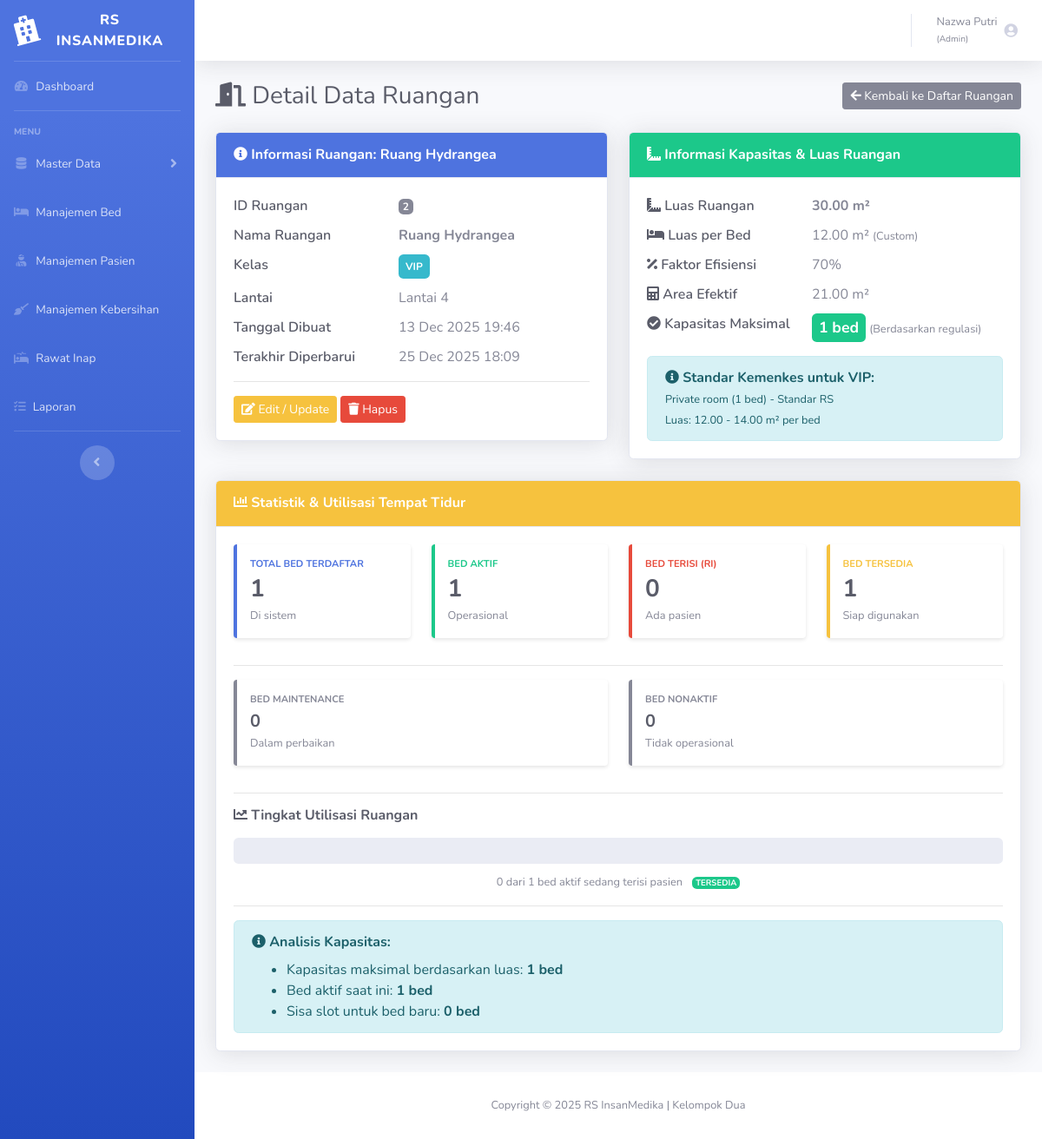
Page /rumahsakit/ruangan/detail.php?id=2 (signed in) on the committed database.
### tables this page shows
CREATE TABLE `t_ruangan` (
  `f_idruangan` int(11) NOT NULL,
  `f_nama` varchar(150) NOT NULL,
  `f_kelas` enum('VVIP','VIP','Kelas 1','Kelas 2','Kelas 3') NOT NULL,
  `f_lantai` int(11) NOT NULL,
  `f_kapasitas` int(11) NOT NULL,
  `f_created` datetime NOT NULL,
  `f_updated` datetime NOT NULL,
  `f_luasruangan` decimal(6,2) DEFAULT NULL,
  `f_luasperbed` decimal(5,2) DEFAULT NULL,
  `f_faktorefisiensi` decimal(3,2) NOT NULL,
  `f_kapasitasmaks` int(11) NOT NULL
);

CREATE TABLE `t_standar_luasbed` (
  `f_idstandar` int(11) NOT NULL,
  `f_kelas` varchar(20) NOT NULL,
  `f_luasmin` decimal(5,2) NOT NULL COMMENT 'Luas minimum per bed (m²)',
  `f_luasmaks` decimal(5,2) NOT NULL COMMENT 'Luas maksimum per bed (m²)',
  `f_faktorefisiensi` decimal(3,2) DEFAULT 0.65 COMMENT 'Faktor efisiensi default',
  `f_keterangan` text DEFAULT NULL,
  `f_created` datetime NOT NULL,
  `f_updated` datetime NOT NULL,
  `f_jarakminbed` decimal(4,2) NOT NULL
);

### rumahsakit/ruangan/detail.php (the view, shortened to what the rows shown need)
<?php
require_once "../dbcontroller.php";
$db = new dbcontroller();
$id_ruangan = (int)$_GET['id'];
$sql = "SELECT
            r.*,
            s.f_luasmin AS standar_luasmin,
            s.f_luasmaks AS standar_luasmaks,
            s.f_faktorefisiensi AS standar_faktor,
            s.f_keterangan AS standar_keterangan
        FROM t_ruangan r
        LEFT JOIN t_standar_luasbed s ON r.f_kelas = s.f_kelas
        WHERE r.f_idruangan = $id_ruangan";
$row = $db->getALL($sql);
$ruangan = $row[0];
$sql_stats = "
    SELECT
        COUNT(*) as total_bed,
        SUM(CASE WHEN f_stsfisik = 'Aktif' THEN 1 ELSE 0 END) as bed_aktif,
        SUM(CASE WHEN f_stsfisik = 'Nonaktif' THEN 1 ELSE 0 END) as bed_nonaktif,
        SUM(CASE WHEN f_stsfisik = 'Maintenance' THEN 1 ELSE 0 END) as bed_maintenance
    FROM t_tempattidur
    WHERE f_idruangan = $id_ruangan
";
$stats = $db->getITEM($sql_stats);
$bed_aktif = $stats['bed_aktif'] ?? 0;
$kapasitas_maks = $ruangan['f_kapasitasmaks'] ?? 0;
?>
<!DOCTYPE html>
<html lang="en">
<head>
    <link href="../vendor/fontawesome-free/css/all.min.css" rel="stylesheet" type="text/css">
    <link href="../css/sb-admin-2.min.css" rel="stylesheet">
</head>
<body id="page-top">
    <div id="wrapper">
        <div id="content-wrapper" class="d-flex flex-column">
            <div id="content">
                <div class="container-fluid">
                    <div class="d-sm-flex align-items-center justify-content-between mb-4">
                        <h1 class="h3 mb-0 text-gray-800">
                            <i class="fas fa-door-open"></i> Detail Data Ruangan
                        </h1>
                    </div>
                    <div class="row">
                        <div class="col-xl-6">
                            <div class="card shadow mb-4">
                                <div class="card-header py-3 bg-primary text-white">
                                    <h6 class="m-0 font-weight-bold">
                                        <i class="fas fa-info-circle"></i> Informasi Ruangan: <?= htmlspecialchars($ruangan['f_nama']) ?>
                                    </h6>
                                </div>
                                <div class="card-body">
                                    <div class="info-grid">
                                        <div class="label">ID Ruangan</div>
                                        <div><span class="badge badge-secondary"><?= $ruangan['f_idruangan'] ?></span></div>
                                        <div class="label">Nama Ruangan</div>
                                        <div><strong><?= htmlspecialchars($ruangan['f_nama']) ?></strong></div>
                                        <div class="label">Kelas</div>
                                        <div><span class="badge badge-info p-2"><?= htmlspecialchars($ruangan['f_kelas']) ?></span></div>
                                        <div class="label">Lantai</div>
                                        <div>Lantai <?= htmlspecialchars($ruangan['f_lantai']) ?></div>
                                        <div class="label">Tanggal Dibuat</div>
                                        <div><?= date('d M Y H:i', strtotime($ruangan['f_created'])) ?></div>
                                        <div class="label">Terakhir Diperbarui</div>
                                        <div><?= date('d M Y H:i', strtotime($ruangan['f_updated'])) ?></div>
                                    </div>
                                </div>
                            </div>
                        </div>
                        <div class="col-xl-6">
                            <div class="card shadow mb-4">
                                <div class="card-body">
                                    <?php if ($ruangan['f_luasruangan']): ?>
                                        <div class="info-grid">
                                            <div class="label"><i class="fas fa-ruler-combined"></i> Luas Ruangan</div>
                                            <div><strong><?= number_format($ruangan['f_luasruangan'], 2) ?> m²</strong></div>
                                            <div class="label"><i class="fas fa-bed"></i> Luas per Bed</div>
                                            <div>
                                                <?php if ($ruangan['f_luasperbed']): ?>
                                                    <?= number_format($ruangan['f_luasperbed'], 2) ?> m²
                                                    <small class="text-muted">(Custom)</small>
                                                <?php else: ?>
                                                    <?= number_format($ruangan['standar_luasmin'], 2) ?> m²
                                                    <small class="text-muted">(Standar)</small>
                                                <?php endif; ?>
                                            </div>
                                            <div class="label"><i class="fas fa-percentage"></i> Faktor Efisiensi</div>
                                            <div><?= ($ruangan['f_faktorefisiensi'] * 100) ?>%</div>
                                            <div class="label"><i class="fas fa-calculator"></i> Area Efektif</div>
                                            <div>
                                                <?php
                                                $area_efektif = $ruangan['f_luasruangan'] * $ruangan['f_faktorefisiensi'];
                                                echo number_format($area_efektif, 2);
                                                ?> m²
                                            </div>
                                            <div class="label"><i class="fas fa-check-circle"></i> Kapasitas Maksimal</div>
                                            <div>
                                                <span class="badge badge-success p-2" style="font-size: 1.1rem;">
                                                    <?= $kapasitas_maks ?> bed
                                                </span>
                                                <small class="text-muted">(Berdasarkan regulasi)</small>
                                            </div>
                                        </div>
                                        <div class="alert alert-info mt-3 mb-0">
                                            <i class="fas fa-info-circle"></i>
                                            <strong>Standar Kemenkes untuk <?= $ruangan['f_kelas'] ?>:</strong><br>
                                            <small>
                                                <?= $ruangan['standar_keterangan'] ?><br>
                                                Luas: <?= $ruangan['standar_luasmin'] ?> - <?= $ruangan['standar_luasmaks'] ?> m² per bed
                                            </small>
                                        </div>
                                    <?php endif; ?>
                                </div>
                            </div>
                        </div>
                    </div>
                    <div class="card shadow mb-4">
                        <div class="card-body">
                            <?php if ($kapasitas_maks > 0): ?>
                                <hr>
                                <div class="alert alert-info mb-0">
                                    <i class="fas fa-info-circle"></i>
                                    <strong>Analisis Kapasitas:</strong><br>
                                    <ul class="mb-0 mt-2">
                                        <li>Kapasitas maksimal berdasarkan luas: <strong><?= $kapasitas_maks ?> bed</strong></li>
                                        <li>Bed aktif saat ini: <strong><?= $bed_aktif ?> bed</strong></li>
                                        <li>Sisa slot untuk bed baru: <strong><?= max(0, $kapasitas_maks - $bed_aktif) ?> bed</strong></li>
                                    </ul>
                                </div>
                            <?php endif; ?>
                        </div>
                    </div>
                </div>
            </div>
        </div>
    </div>
</body>
</html>

### rows in the picture
t_ruangan: f_nama "Ruang Hydrangea", f_idruangan "2", f_kelas "VIP", f_lantai "4", f_created "13 Dec 2025 19:46", f_updated "25 Dec 2025 18:09", f_luasruangan "30.00", f_luasperbed "12.00", $ruangan['f_faktorefisiensi']*100 "70", area_efektif "21.00", f_kapasitasmaks "1", t_standar_luasbed.f_keterangan "Private room (1 bed) - Standar RS", t_standar_luasbed.f_luasmin "12.00", t_standar_luasbed.f_luasmaks "14.00"

### other values in the picture
$nama_petugas "Nazwa Putri"
$role_petugas "Admin"
$total_bed "1"
$bed_aktif "1"
$bed_terisi "0"
$bed_tersedia "1"
$bed_maintenance "0"
$bed_nonaktif "0"
max(0, $kapasitas_maks - $bed_aktif) "0"
